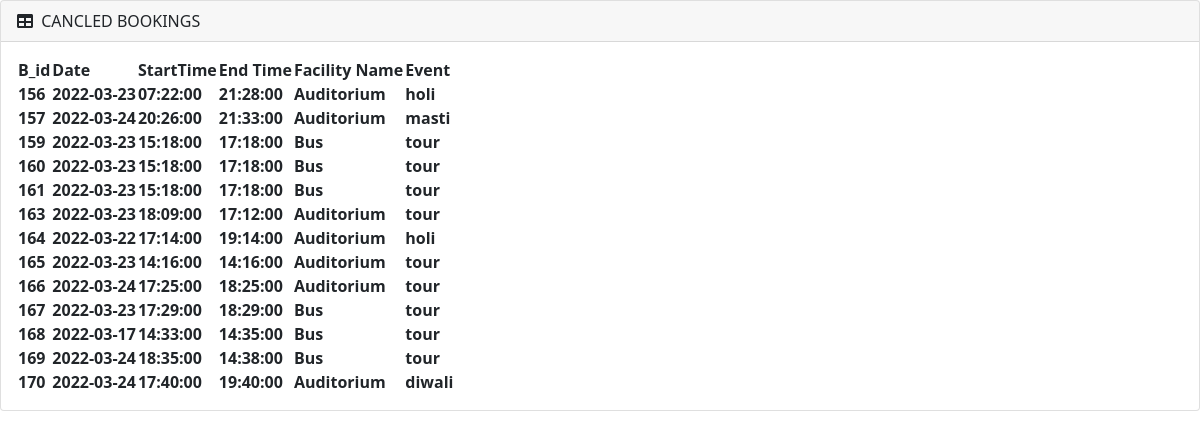
Screenshot of /showcan.php (signed in) with the database file from the repository.
### tables this page shows
CREATE TABLE `cancled` (
  `bid` varchar(20) NOT NULL,
  `f_id` varchar(20) NOT NULL,
  `Date` date NOT NULL,
  `Start_Time` time NOT NULL,
  `End_time` time NOT NULL,
  `Facility_name` varchar(40) NOT NULL,
  `Event_name` varchar(40) NOT NULL
);

### showcan.php (the view, shortened to what this page needs)
<?php include 'script.php'; ?>
<!DOCTYPE html>
<html lang="en">
<head>
    <link href="https://cdn.jsdelivr.net/npm/simple-datatables@latest/dist/style.css" rel="stylesheet" />
    <link href="css/styles.css" rel="stylesheet" />
    <link rel="stylesheet" href="https://cdnjs.cloudflare.com/ajax/libs/font-awesome/6.0.0/css/all.min.css" />
</head>
<body>
<div class="card mb-4">
    <div class="card-header">
        <i class="fas fa-table me-1"></i>
        CANCLED BOOKINGS
    </div>
    <div class="card-body">
        <table id="datatablesSimple">
            <thead>
                <tr>
                    <th>B_id</th>
                    <th>Date</th>
                    <th>StartTime</th>
                    <th>End Time</th>
                    <th>Facility Name</th>
                    <th>Event</th>
                </tr>
            </thead>
            <tbody>
            <?php
            $conn = mysqli_connect("localhost", "root", "1234", "project");
            $Y=$_SESSION['f_id'];
            $show = "select * from cancled where f_id='$Y'";
           $query = mysqli_query($conn, $show);
            while($res=mysqli_fetch_assoc($query))
            {
            ?>
            <tr>
                <th><?php echo $res['bid'] ?></th>
                <th><?php echo $res['Date']?></th>
                <th><?php echo $res['Start_Time'] ?></th>
                <th><?php echo $res['End_time'] ?></th>
                <th><?php echo $res['Facility_name'] ?></th>
                <th><?php echo $res['Event_name'] ?></th>
            </tr>
           <?php
            }
           ?>
            </tbody>
</div>
</body>
</html>

### rows the page displays
cancled: bid "156", Date "2022-03-23", Start_Time "07:22:00", End_time "21:28:00", Facility_name "Auditorium", Event_name "holi"
cancled: bid "157", Date "2022-03-24", Start_Time "20:26:00", End_time "21:33:00", Facility_name "Auditorium", Event_name "masti"
cancled: bid "159", Date "2022-03-23", Start_Time "15:18:00", End_time "17:18:00", Facility_name "Bus", Event_name "tour"
cancled: bid "160", Date "2022-03-23", Start_Time "15:18:00", End_time "17:18:00", Facility_name "Bus", Event_name "tour"
cancled: bid "161", Date "2022-03-23", Start_Time "15:18:00", End_time "17:18:00", Facility_name "Bus", Event_name "tour"
cancled: bid "163", Date "2022-03-23", Start_Time "18:09:00", End_time "17:12:00", Facility_name "Auditorium", Event_name "tour"
cancled: bid "164", Date "2022-03-22", Start_Time "17:14:00", End_time "19:14:00", Facility_name "Auditorium", Event_name "holi"
cancled: bid "165", Date "2022-03-23", Start_Time "14:16:00", End_time "14:16:00", Facility_name "Auditorium", Event_name "tour"
cancled: bid "166", Date "2022-03-24", Start_Time "17:25:00", End_time "18:25:00", Facility_name "Auditorium", Event_name "tour"
cancled: bid "167", Date "2022-03-23", Start_Time "17:29:00", End_time "18:29:00", Facility_name "Bus", Event_name "tour"
cancled: bid "168", Date "2022-03-17", Start_Time "14:33:00", End_time "14:35:00", Facility_name "Bus", Event_name "tour"
cancled: bid "169", Date "2022-03-24", Start_Time "18:35:00", End_time "14:38:00", Facility_name "Bus", Event_name "tour"
cancled: bid "170", Date "2022-03-24", Start_Time "17:40:00", End_time "19:40:00", Facility_name "Auditorium", Event_name "diwali"
